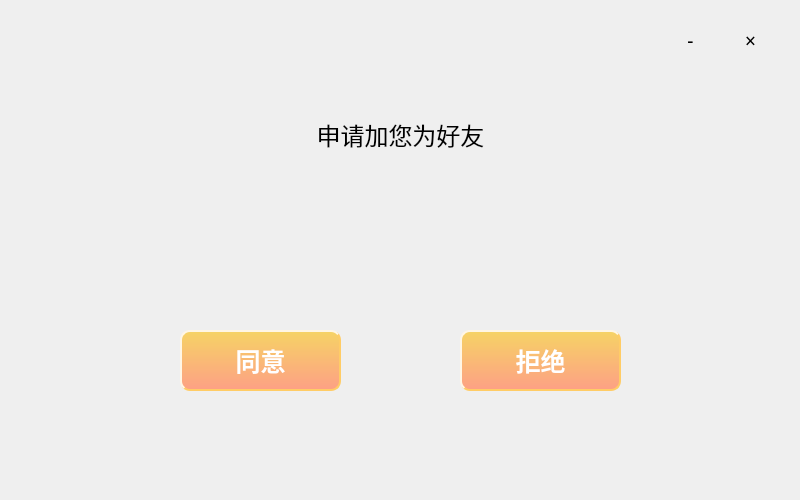
<?xml version="1.0" encoding="UTF-8"?>
<ui version="4.0">
 <class>receivefrireq</class>
 <widget class="QWidget" name="receivefrireq">
  <property name="geometry">
   <rect>
    <x>0</x>
    <y>0</y>
    <width>800</width>
    <height>500</height>
   </rect>
  </property>
  <property name="windowTitle">
   <string>Form</string>
  </property>
  <widget class="QLabel" name="label">
   <property name="geometry">
    <rect>
     <x>90</x>
     <y>80</y>
     <width>621</width>
     <height>111</height>
    </rect>
   </property>
   <property name="font">
    <font>
     <family>Microsoft YaHei</family>
     <pointsize>30</pointsize>
    </font>
   </property>
   <property name="lineWidth">
    <number>1</number>
   </property>
   <property name="text">
    <string>&lt;html&gt;&lt;head/&gt;&lt;body&gt;&lt;p&gt;&lt;span style=&quot; font-size:18pt;&quot;&gt;申请加您为好友&lt;/span&gt;&lt;/p&gt;&lt;/body&gt;&lt;/html&gt;</string>
   </property>
   <property name="alignment">
    <set>Qt::AlignCenter</set>
   </property>
  </widget>
  <widget class="QPushButton" name="agree">
   <property name="geometry">
    <rect>
     <x>180</x>
     <y>330</y>
     <width>161</width>
     <height>61</height>
    </rect>
   </property>
   <property name="styleSheet">
    <string notr="true">QPushButton
{
    color:#ffffff; /*文字颜色*/
    background-color:qlineargradient(x1: 0, y1: 0, x2: 0, y2: 1, stop:0 #f6d365, stop: 1 #fda085);/*背景色*/
    border-style:outset; /*边框风格*/
    border-width:2px;/*边框宽度*/
    border-color:#FFCC66; /*边框颜色*/
    border-radius:10px; /*边框倒角*/
    font:Bold 25px; /*字体*/
    font-family: &quot;Microsoft YaHei&quot;;
    min-width:100px;/*控件最小宽度*/
    min-height:20px;/*控件最小高度*/
    padding:4px;/*内边距*/
}
 
QPushButton:hover
{
    color:#ffffff; /*文字颜色*/
    background-color:qlineargradient(x1: 0, y1: 0, x2: 0, y2: 1, stop:0 #fda085, stop: 1 #fee140);/*背景色*/
    border-style:outset; /*边框风格*/
    border-width:2px;/*边框宽度*/
    border-color:#FFCC66; /*边框颜色*/
    border-radius:10px; /*边框倒角*/
    font:bold 25px; /*字体*/
    font-family: &quot;Microsoft YaHei&quot;;
    min-width:100px;/*控件最小宽度*/
    min-height:20px;/*控件最小高度*/
    padding:4px;/*内边距*/
}
QPushButton:pressed
{
    color:#ffffff; /*文字颜色*/
    background-color:qlineargradient(x1: 0, y1: 0, x2: 0, y2: 1, stop:0 #fda085, stop: 1 #43e97b);/*背景色*/
    border-style:outset; /*边框风格*/
    border-width:2px;/*边框宽度*/
    border-color:#FFCC66; /*边框颜色*/
    border-radius:10px; /*边框倒角*/
    font:bold 25px; /*字体*/
    font-family: &quot;Microsoft YaHei&quot;;
    min-width:100px;/*控件最小宽度*/
    min-height:20px;/*控件最小高度*/
    padding:4px;/*内边距*/
}



</string>
   </property>
   <property name="text">
    <string>同意</string>
   </property>
  </widget>
  <widget class="QPushButton" name="refuse">
   <property name="geometry">
    <rect>
     <x>460</x>
     <y>330</y>
     <width>161</width>
     <height>61</height>
    </rect>
   </property>
   <property name="styleSheet">
    <string notr="true">QPushButton
{
    color:#ffffff; /*文字颜色*/
    background-color:qlineargradient(x1: 0, y1: 0, x2: 0, y2: 1, stop:0 #f6d365, stop: 1 #fda085);/*背景色*/
    border-style:outset; /*边框风格*/
    border-width:2px;/*边框宽度*/
    border-color:#FFCC66; /*边框颜色*/
    border-radius:10px; /*边框倒角*/
    font:Bold 25px; /*字体*/
    font-family: &quot;Microsoft YaHei&quot;;
    min-width:100px;/*控件最小宽度*/
    min-height:20px;/*控件最小高度*/
    padding:4px;/*内边距*/
}
 
QPushButton:hover
{
    color:#ffffff; /*文字颜色*/
    background-color:qlineargradient(x1: 0, y1: 0, x2: 0, y2: 1, stop:0 #fda085, stop: 1 #fee140);/*背景色*/
    border-style:outset; /*边框风格*/
    border-width:2px;/*边框宽度*/
    border-color:#FFCC66; /*边框颜色*/
    border-radius:10px; /*边框倒角*/
    font:bold 25px; /*字体*/
    font-family: &quot;Microsoft YaHei&quot;;
    min-width:100px;/*控件最小宽度*/
    min-height:20px;/*控件最小高度*/
    padding:4px;/*内边距*/
}
QPushButton:pressed
{
    color:#ffffff; /*文字颜色*/
    background-color:qlineargradient(x1: 0, y1: 0, x2: 0, y2: 1, stop:0 #fda085, stop: 1 #43e97b);/*背景色*/
    border-style:outset; /*边框风格*/
    border-width:2px;/*边框宽度*/
    border-color:#FFCC66; /*边框颜色*/
    border-radius:10px; /*边框倒角*/
    font:bold 25px; /*字体*/
    font-family: &quot;Microsoft YaHei&quot;;
    min-width:100px;/*控件最小宽度*/
    min-height:20px;/*控件最小高度*/
    padding:4px;/*内边距*/
}



</string>
   </property>
   <property name="text">
    <string>拒绝</string>
   </property>
  </widget>
  <widget class="QLabel" name="label_2">
   <property name="geometry">
    <rect>
     <x>0</x>
     <y>0</y>
     <width>800</width>
     <height>500</height>
    </rect>
   </property>
   <property name="styleSheet">
    <string notr="true">border-image: url(:/pic/background.png);</string>
   </property>
   <property name="text">
    <string/>
   </property>
  </widget>
  <widget class="QLabel" name="logo">
   <property name="geometry">
    <rect>
     <x>10</x>
     <y>10</y>
     <width>161</width>
     <height>161</height>
    </rect>
   </property>
   <property name="styleSheet">
    <string notr="true">border-image: url(:/pic/theychat-mini.png);</string>
   </property>
   <property name="text">
    <string/>
   </property>
  </widget>
  <widget class="QToolButton" name="minimize">
   <property name="geometry">
    <rect>
     <x>670</x>
     <y>20</y>
     <width>41</width>
     <height>41</height>
    </rect>
   </property>
   <property name="font">
    <font>
     <family>Microsoft YaHei</family>
     <pointsize>14</pointsize>
    </font>
   </property>
   <property name="cursor">
    <cursorShape>PointingHandCursor</cursorShape>
   </property>
   <property name="text">
    <string>-</string>
   </property>
   <property name="autoRaise">
    <bool>true</bool>
   </property>
  </widget>
  <widget class="QToolButton" name="close">
   <property name="geometry">
    <rect>
     <x>730</x>
     <y>20</y>
     <width>41</width>
     <height>41</height>
    </rect>
   </property>
   <property name="font">
    <font>
     <family>Microsoft YaHei</family>
     <pointsize>14</pointsize>
    </font>
   </property>
   <property name="cursor">
    <cursorShape>PointingHandCursor</cursorShape>
   </property>
   <property name="text">
    <string>×</string>
   </property>
   <property name="autoRaise">
    <bool>true</bool>
   </property>
  </widget>
  <zorder>label_2</zorder>
  <zorder>label</zorder>
  <zorder>agree</zorder>
  <zorder>refuse</zorder>
  <zorder>logo</zorder>
  <zorder>minimize</zorder>
  <zorder>close</zorder>
 </widget>
 <resources/>
 <connections/>
</ui>
